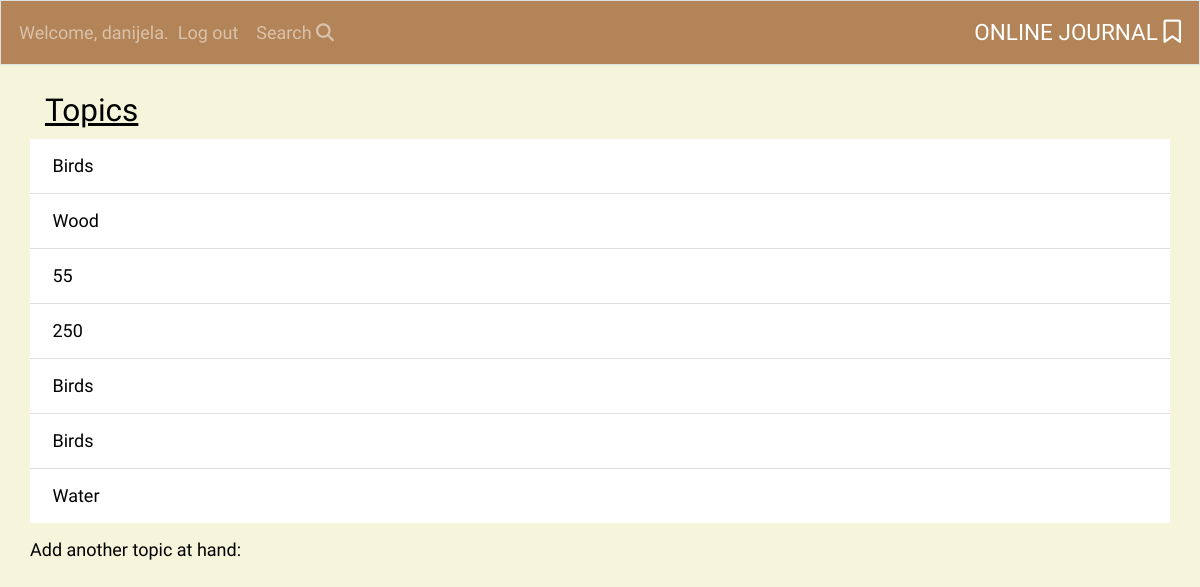
The app's page /topics/ (signed in) with its own data.
### learning_logs/models.py (models this page shows)
class Topic(models.Model):
    text = models.CharField(max_length=200)
    date_added = models.DateTimeField(auto_now_add=True)
    def __str__(self):
        return self.text

### learning_logs/views.py (the view)
# urls.py: path('topics/', views.topics, name='topics'),
@login_required
def topics(request):
    topics = Topic.objects.order_by('date_added')
    context = {'topics': topics}
    return render(request, 'learning_logs/topics.html', context)

### learning_logs/templates/learning_logs/topics.html
{% extends "learning_logs/base.html" %}
{% block page_header %}
<h3 class="topic-on-hand">Topics</h3>
{% endblock page_header %}
{% block content %}
<ul class="topics-list list-group list-group-flush">
    {% for topic in topics %}
    <li  class="list-group-item">
        <a href="{% url 'learning_logs:topic' topic.id %}">{{ topic }}</a>
    </li>
    {% empty %}
    <li  class="list-group-item" >There are no entries yet.</li>
    {% endfor %}
</ul>
<h2><a class="add-topic" href="{% url 'learning_logs:new_topic' %}">Add another topic at hand:</a></h2>
{% endblock content %}

### learning_logs/templates/learning_logs/base.html (shortened to what this page needs)
<!DOCTYPE html>
{% load bootstrap4 %}
{% load static %}
<html lang="en">
<head>
  {% block css %}
  <link rel="stylesheet" href="https://cdn.jsdelivr.net/npm/bootstrap@4.6.2/dist/css/bootstrap.min.css"
>
  {% endblock %}
  <link rel="stylesheet" href='{% static "css/styles.css" %}' type="text/css" />
</head>
<body>
  <nav class="navbar navbar-expand-md mb-4 border navbar-dark">
    <div class="collapse navbar-collapse" id="navbarTogglerDemo01">
      <ul class="navbar-nav">
        {% if user.is_authenticated %}
        <li class="nav-item">
          <span class="navbar-text">Welcome, {{ user.username }}.</span>
        </li>
        <li class="nav-item">
          <a class="nav-link" href="{% url 'users:logout' %}">Log out</a>
        </li>
        {% else %}
        <li class="nav-item">
          <a class="nav-link" href="{% url 'users:login' %}">Log in</a></li>
        </li>
        <li class="nav-item">
          <a class="nav-link" href="{% url 'users:register' %}">Register</a>
        {% endif %}
      </ul>
      <ul class="navbar-nav">
        <li class="nav-item">
          <a class="nav-link" href="{% url 'learning_logs:topics'%}">
            Search <i class="fa-solid fa-magnifying-glass"></i></a></li>
      </ul>
    </div>
    <a class="navbar-brand mx-auto" href="{% url 'learning_logs:index'%}">
      Online Journal <i class="bookmark fa-regular fa-bookmark"></i></a>
  </nav>
  <main role="main" class="container">
    <div class="container-md">
      {% block page_header %} {% endblock page_header %}
    </div>
    <div>
      {% block content %} {% endblock content%}
    </div>
  </main>
</body>
</html>

### learning_logs/static/css/styles.css (style rules this page uses)
* { font-family: 'Sura', sans-serif; font-size: large; }
body { background-color: beige; }
.navbar { background-color:rgba(158, 94, 42, 0.747); }
.navbar-brand { color: rgb(255 255 255); text-transform: uppercase; }
.bookmark { font-size: 1.3rem; }
.nav-item, .nav-link { color: rgb(255 255 255); }
.list-group-item a { color: black; }
.topic-on-hand { text-decoration: underline; color: black; }
main.container { padding: 0; }
.add-topic { color: black; }

### records on screen
Topic: text "Birds"
Topic: text "Wood"
Topic: text "55"
Topic: text "250"
Topic: text "Birds"
Topic: text "Birds"
Topic: text "Water"

### other values on screen
{{ user.username }} "danijela"
